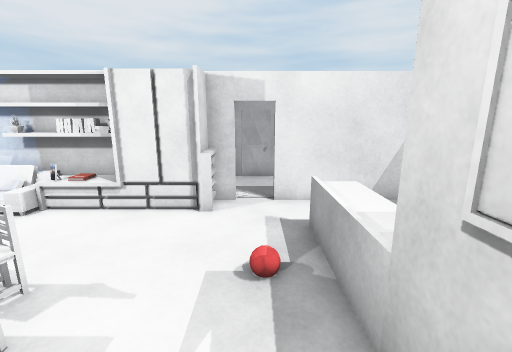
view 1 (above)

15 first-person views from a walk through a scene from a Unity 3-D project. The camera is 1.4 m above the floor, tilts 12° down and sees 90° across. The floor is counted in squares, 0.5 m on a side. Each view is taken from the middle of a square. On the plan, view 1 faces up. The plan holds only what a view shows up to about 19 squares ahead; the rest is blank. The player character is not drawn. Some surface patterns are stand-ins.

view 2
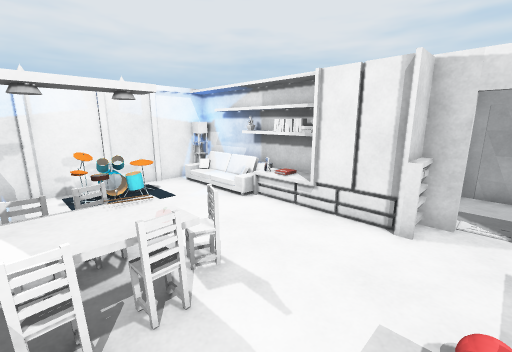

view 3
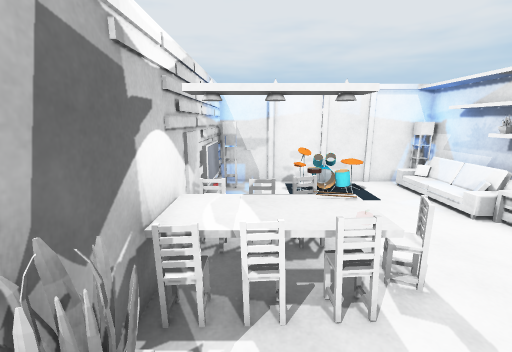

view 4
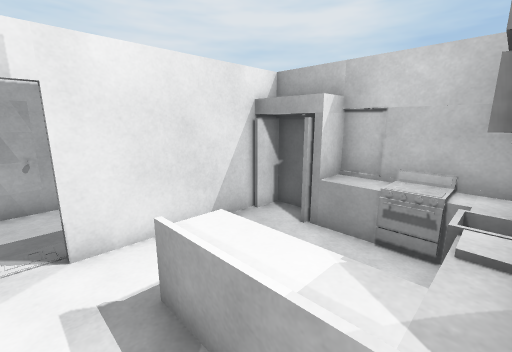

view 5
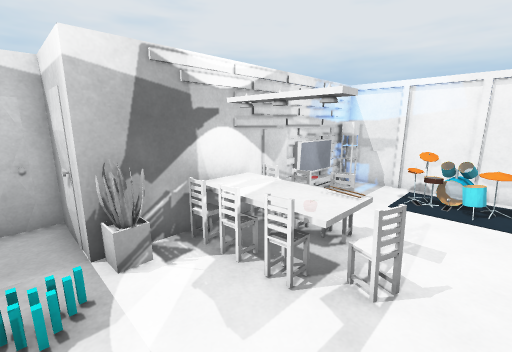

view 6
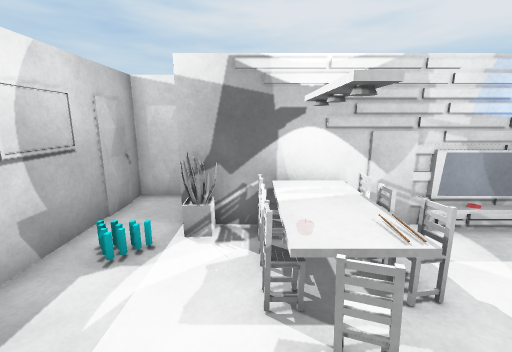

view 7
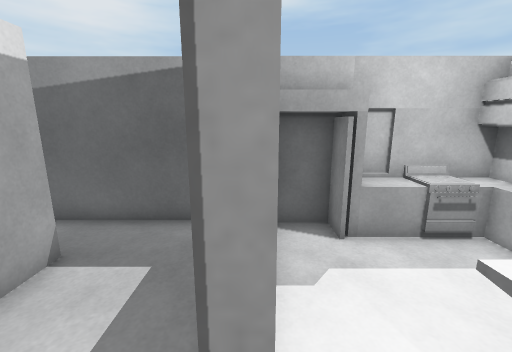

view 8
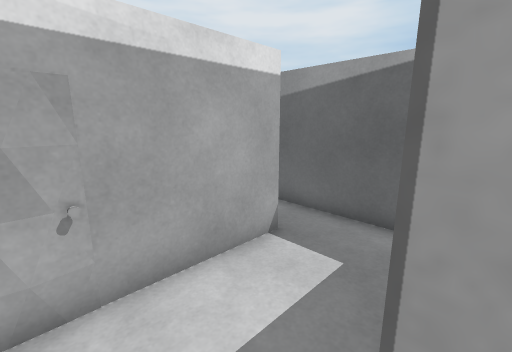

view 9
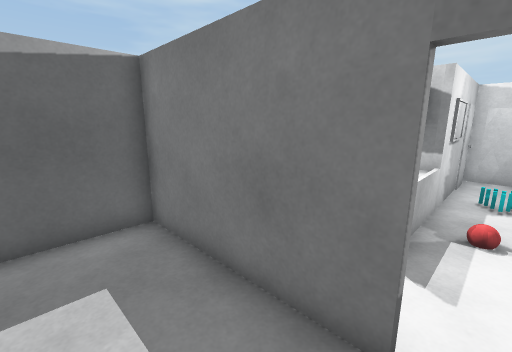

view 10
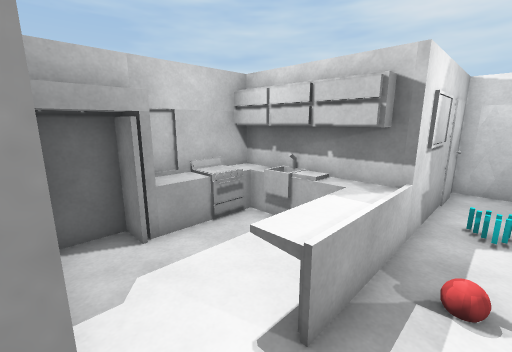

view 11
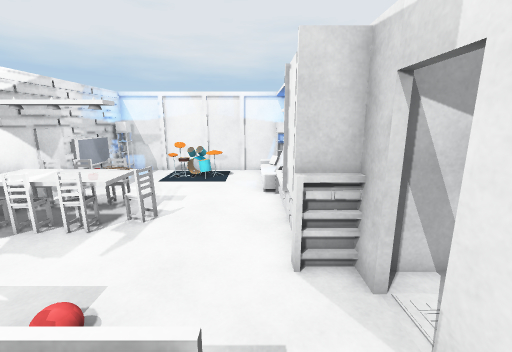

view 12
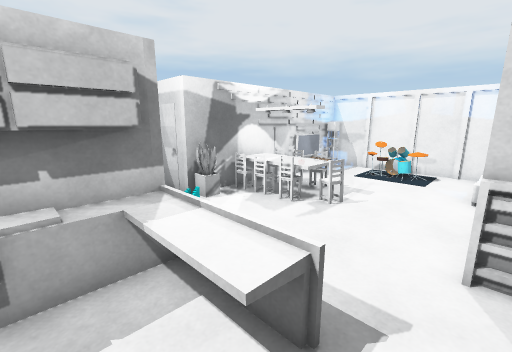

view 13
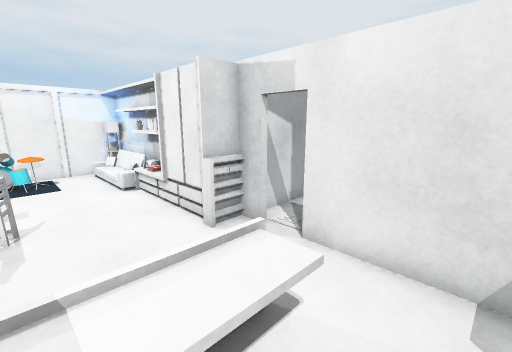

view 14
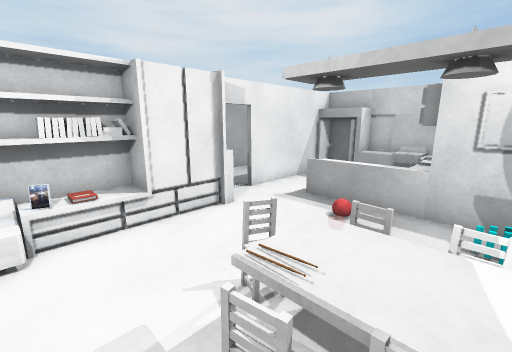

view 15
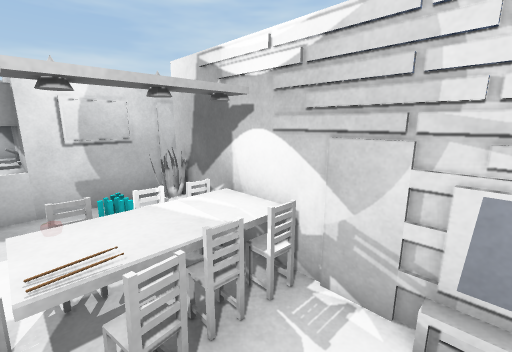

### Floor plan
Key: @ floor where view 1 was taken; # wall or solid block; . floor; = window, fence, low wall or low ledge; ^ raised ledge; R drum; O other object.
Columns run from 12 left of view 1 to 7 right of it. Each row starts with its distance up from view 1.
 15                    #
 14                   .#
 13            ######..#
 12            #.......#
 11            #.......#
 10            #.......#
  9  #######  ##.#######
  8 ##==#######=......##
  7 ##............=...##
  6 #............=^...^#
  5 #RR...........^...^#
  4 #=......=.....^..=^#
  3 #RR...###=...=######
  2 #.....=##=...###
  1 #......=^=...##
  0 ##O#=#=##===@#
 -1 ############.#
 -2            #.#
 -3            #=#
 -4            ###

Where each view was taken, in squares from view 1:
view 1: 0 up, 0 right, facing up
view 2: 1 up, 0 right, facing up-left
view 3: 1 up, 0 right, facing left
view 4: 3 up, 0 right, facing up-right
view 5: 5 up, 0 right, facing down-left
view 6: 6 up, 3 left, facing down
view 7: 9 up, 0 right, facing right
view 8: 9 up, 0 right, facing up-right
view 9: 12 up, 0 right, facing down-right
view 10: 9 up, 0 right, facing down-right
view 11: 7 up, 3 right, facing left
view 12: 8 up, 4 right, facing down-left
view 13: 4 up, 4 right, facing up-left
view 14: 1 up, 7 left, facing up-right
view 15: 3 up, 8 left, facing down-right
